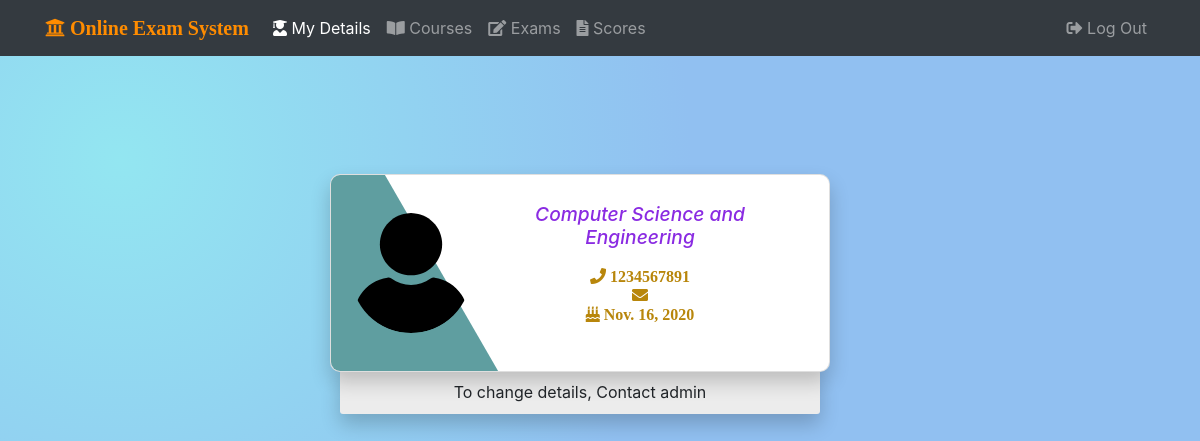
The app's page /students/student002/home/ with its own data.
### stud_app/models.py (models this page shows, shortened)
class Student(models.Model):
    user = models.OneToOneField(User, related_name='student_user', on_delete=models.CASCADE, unique=True)
    course_fk = models.ManyToManyField(Course)
    dept_fk = models.ForeignKey('Department', on_delete=models.PROTECT)
    birth_date = models.DateField(null=True, blank=True)
    phone_no = models.CharField(max_length=10, unique=True, help_text='10-digit phone number')
    joined_on = models.DateField(null=True, blank=True)
    def get_name(self):
        return f'{self.user.first_name} {self.user.last_name}'
    class Meta:
        ordering = ['dept_fk__dept_name']

class Department(models.Model):
    dept_code = models.CharField(max_length=3, unique=True)
    dept_name = models.CharField(max_length=50)

### stud_app/views.py (the view)
# urls.py: path('<username>/home/', views.home_view, name="home"),
def home_view(request, username):
    student = Student.objects.get(user__username = username)
    return render(request, 'stud_app/home.html', context={
        'username': username,
        'student' : student,
        'name': student.get_name(),
        'current_page': 'home',
    })

### stud_app/templates/stud_app/home.html (shortened to what this page needs)
{% extends 'base.html' %}
{% load static %}
{% block head %}
<link rel="stylesheet" href="{% static 'stud_app/css/home.css' %}">
{% endblock %}
{% block content %}
<div class="container">
<div class="row">
<div class="col-6 offset-3">
                <div class="content">
                    <div class="card">
                        <div class="firstinfo"><img src="{% static 'stud_app/img/user_icon.svg' %}" />
                            <div class="profileinfo">
                                <h3>{{ student.dept_fk.dept_name }}</h3>
                                <p class="bio">
                                    <i class="fa fa-phone" aria-hidden="true"> {{ student.phone_no }}</i><br>
                                    <i class="fas fa-envelope"> {{ student.user.email }}</i><br>
                                    <i class="fas fa-birthday-cake"> {{ student.birth_date }}</i><br>
                                </p>
                            </div>
                        </div>
                    </div>
                    <div class="badgescard">
                        To change details, Contact admin
                    </div>
                </div>
</div>
</div>
</div>
{% endblock %}

### static/css/master.css (style rules this page uses)
body, html { height: 100%; background-repeat: no-repeat; background-attachment: fixed; background-image: radial-gradient( circle farthest-corner at 10% 20%, rgba(147,230,241,1) 0%, rgba(145,192,241,1) 45.5% ); }

### stud_app/static/stud_app/css/home.css (style rules this page uses)
.badgescard, .firstinfo { display: flex; justify-content: center; align-items: center; }
*, *:before, *:after { box-sizing: border-box; }
.content { position: relative; animation: animatop 0.9s cubic-bezier(0.425, 1.14, 0.47, 1.125) forwards; text-align: center; margin-top: 20%; }
.card { width: 500px; min-height: 100px; padding: 20px; border-radius: 3px; background-color: white; box-shadow: 0px 10px 20px rgba(0, 0, 0, 0.2); position: relative; overflow: hidden; border-radius: 10px; }
.card:after { content: ''; display: block; width: 190px; height: 300px; background: cadetblue; position: absolute; animation: rotatemagic 0.75s cubic-bezier(0.425, 1.04, 0.47, 1.105) 1s both; }
.badgescard { padding: 10px 20px; border-radius: 3px; background-color: #ececec; width: 480px; box-shadow: 0px 10px 20px rgba(0, 0, 0, 0.2); position: absolute; z-index: -1; left: 10px; bottom: 10px; animation: animainfos 0.5s cubic-bezier(0.425, 1.04, 0.47, 1.105) 0.75s forwards; }
.firstinfo { flex-direction: row; z-index: 2; position: relative; }
.firstinfo img { border-radius: 50%; width: 120px; height: 120px; }
.firstinfo .profileinfo { padding: 0px 20px; }
.firstinfo .profileinfo h3 { font-size: 1.2em; color: blueviolet; font-style: italic; }
.firstinfo .profileinfo p.bio { padding: 10px 0px; color: #5a5a5a; line-height: 1.2; font-style: initial; color: darkgoldenrod; }

### records on screen
Student: dept_fk.dept_name "Computer Science and Engineering", phone_no "1234567891", birth_date "Nov. 16, 2020"
